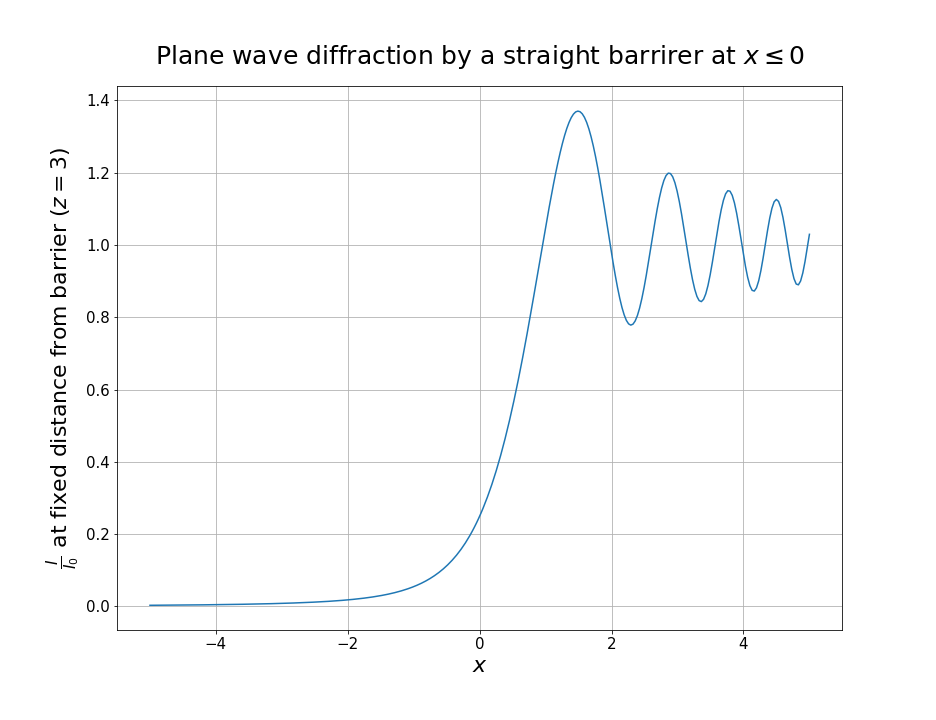

The Python source for this figure:
#!/usr/bin/env python3
# -*- coding: utf-8 -*-
"""
Created on Sat Feb  9 21:10:04 2019

@author: alankar
"""

import numpy as np
from scipy.special.orthogonal import p_roots #Legendre Polynomial roots
import matplotlib.pyplot as plt

def gauss_quad(func,a,b,n,*args):#Legendre
    [x,w] = p_roots(n+1)
    I_G = 0.5*(b-a)*np.sum(w*func(0.5*(b-a)*x+0.5*(b+a),*args))
    return I_G

N = 50
ci = lambda t:np.cos(0.5*np.pi*t**2)
si = lambda t:np.sin(0.5*np.pi*t**2)

C = lambda u:gauss_quad(ci,0,u,N)
S = lambda u:gauss_quad(si,0,u,N)

IbyI0 = lambda u:(1/8)*((2*C(u)+1)**2+(2*S(u)+1)**2)

x = np.linspace(-5.,5.,300)
z = 3.
wavl = 1.

ratio = np.array([IbyI0(u) for u in (x*np.sqrt(2/(wavl*z)))])

plt.figure(figsize=(13,10))
plt.plot(x,ratio)
plt.title(r'Plane wave diffraction by a straight barrirer at $x \leq 0$',size=25,y=1.03)
plt.xlabel(r'$x$',size=22)
plt.ylabel(r'$\frac{I}{I_0}$ at fixed distance from barrier $(z=3)$',size=22)
plt.tick_params(axis='both', which='major', labelsize=15)
plt.tick_params(axis='both', which='minor', labelsize=12)
plt.grid()
plt.savefig('11.png')
plt.show()